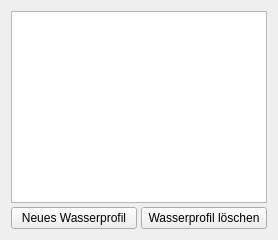
         <widget class="QWidget" name="verticalLayoutWidget">
          <layout class="QVBoxLayout" name="verticalLayout_4">
           <property name="spacing">
            <number>4</number>
           </property>
           <item>
            <widget class="TableView" name="tableWasser">
             <property name="toolTip">
              <string>&lt;html&gt;&lt;head/&gt;&lt;body&gt;&lt;p&gt;In diesem Feld werden alle &lt;span style=&quot; font-weight:600;&quot;&gt;Wasserprofile&lt;/span&gt; angezeigt.&lt;/p&gt;&lt;/body&gt;&lt;/html&gt;</string>
             </property>
             <property name="alternatingRowColors">
              <bool>true</bool>
             </property>
             <property name="selectionMode">
              <enum>QAbstractItemView::SingleSelection</enum>
             </property>
             <property name="selectionBehavior">
              <enum>QAbstractItemView::SelectRows</enum>
             </property>
             <attribute name="verticalHeaderVisible">
              <bool>false</bool>
             </attribute>
            </widget>
           </item>
           <item>
            <layout class="QHBoxLayout" name="horizontalLayout_2">
             <item>
              <widget class="QPushButton" name="btnNeuesWasserprofil">
               <property name="toolTip">
                <string>&lt;html&gt;&lt;head/&gt;&lt;body&gt;&lt;p&gt;Hiermit wird ein neues &lt;span style=&quot; font-weight:600;&quot;&gt;Wasserprofil&lt;/span&gt; angelegt.&lt;/p&gt;&lt;p&gt;Wird außer dem örtlichen Leitungswasser regelmäßig mit aufbereitetem Wasser wie &lt;span style=&quot; font-weight:600;&quot;&gt;Osmose-Wasser&lt;/span&gt; gearbeitet, empfiehlt es sich hier mehrere Wasserprofile anzulegen.&lt;/p&gt;&lt;/body&gt;&lt;/html&gt;</string>
               </property>
               <property name="text">
                <string>Neues Wasserprofil</string>
               </property>
              </widget>
             </item>
             <item>
              <widget class="QPushButton" name="btnWasserprofilLoeschen">
               <property name="toolTip">
                <string>&lt;html&gt;&lt;head/&gt;&lt;body&gt;&lt;p&gt;Hiermit wird ein zuvor angelegtes &lt;span style=&quot; font-weight:600;&quot;&gt;Wasserprofil gelöscht&lt;/span&gt;.&lt;/p&gt;&lt;/body&gt;&lt;/html&gt;</string>
               </property>
               <property name="text">
                <string>Wasserprofil löschen</string>
               </property>
              </widget>
             </item>
            </layout>
           </item>
          </layout>
         </widget>
